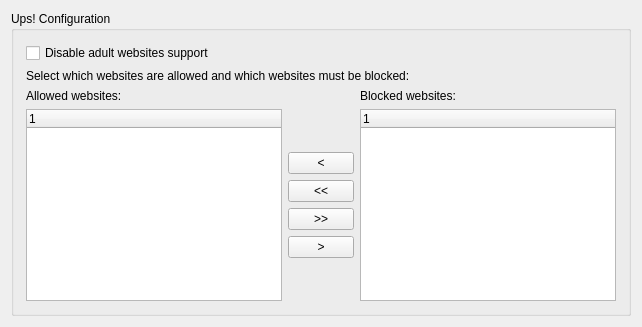
     <widget class="QWidget" name="pgUps">
      <layout class="QGridLayout">
       <item row="0" column="0">
        <widget class="QGroupBox" name="gpbUps">
         <property name="title">
          <string>Ups! Configuration</string>
         </property>
         <layout class="QGridLayout">
          <property name="leftMargin">
           <number>12</number>
          </property>
          <property name="topMargin">
           <number>12</number>
          </property>
          <property name="rightMargin">
           <number>12</number>
          </property>
          <property name="bottomMargin">
           <number>12</number>
          </property>
          <item row="0" column="0" colspan="3">
           <widget class="QCheckBox" name="chbDisableAdultSupport">
            <property name="statusTip">
             <string/>
            </property>
            <property name="whatsThis">
             <string>If this option is checked, the support of adult websites will be disabled</string>
            </property>
            <property name="accessibleName">
             <string>Disable adult websites support checkbox</string>
            </property>
            <property name="accessibleDescription">
             <string>If this option is checked, the support of adult websites will be disabled</string>
            </property>
            <property name="text">
             <string>Disable adult websites support</string>
            </property>
           </widget>
          </item>
          <item row="1" column="0" colspan="3">
           <widget class="QLabel" name="lblUpsInfo">
            <property name="text">
             <string>Select which websites are allowed and which websites must be blocked:</string>
            </property>
           </widget>
          </item>
          <item row="2" column="0">
           <widget class="QLabel" name="lblAllowed">
            <property name="text">
             <string>Allowed websites:</string>
            </property>
           </widget>
          </item>
          <item row="2" column="2">
           <widget class="QLabel" name="lblBlocked">
            <property name="text">
             <string>Blocked websites:</string>
            </property>
           </widget>
          </item>
          <item row="3" column="1">
           <layout class="QVBoxLayout" name="boxLayout_9">
            <item>
             <spacer name="spacer_16">
              <property name="orientation">
               <enum>Qt::Vertical</enum>
              </property>
              <property name="sizeHint" stdset="0">
               <size>
                <width>20</width>
                <height>40</height>
               </size>
              </property>
             </spacer>
            </item>
            <item>
             <widget class="QToolButton" name="spbRemove">
              <property name="enabled">
               <bool>true</bool>
              </property>
              <property name="minimumSize">
               <size>
                <width>66</width>
                <height>22</height>
               </size>
              </property>
              <property name="text">
               <string>&lt;</string>
              </property>
             </widget>
            </item>
            <item>
             <widget class="QToolButton" name="spbRemoveAll">
              <property name="enabled">
               <bool>true</bool>
              </property>
              <property name="minimumSize">
               <size>
                <width>66</width>
                <height>22</height>
               </size>
              </property>
              <property name="text">
               <string>&lt;&lt;</string>
              </property>
             </widget>
            </item>
            <item>
             <widget class="QToolButton" name="spbAddAll">
              <property name="enabled">
               <bool>true</bool>
              </property>
              <property name="minimumSize">
               <size>
                <width>66</width>
                <height>22</height>
               </size>
              </property>
              <property name="text">
               <string>&gt;&gt;</string>
              </property>
             </widget>
            </item>
            <item>
             <widget class="QToolButton" name="spbAdd">
              <property name="enabled">
               <bool>true</bool>
              </property>
              <property name="minimumSize">
               <size>
                <width>66</width>
                <height>22</height>
               </size>
              </property>
              <property name="text">
               <string>&gt;</string>
              </property>
             </widget>
            </item>
            <item>
             <spacer name="spacer_15">
              <property name="orientation">
               <enum>Qt::Vertical</enum>
              </property>
              <property name="sizeHint" stdset="0">
               <size>
                <width>20</width>
                <height>40</height>
               </size>
              </property>
             </spacer>
            </item>
           </layout>
          </item>
          <item row="3" column="0">
           <widget class="QTreeWidget" name="lsvServices1">
            <property name="palette">
             <palette>
              <active>
               <colorrole role="AlternateBase">
                <brush brushstyle="SolidPattern">
                 <color alpha="255">
                  <red>255</red>
                  <green>243</green>
                  <blue>197</blue>
                 </color>
                </brush>
               </colorrole>
              </active>
              <inactive>
               <colorrole role="AlternateBase">
                <brush brushstyle="SolidPattern">
                 <color alpha="255">
                  <red>255</red>
                  <green>243</green>
                  <blue>197</blue>
                 </color>
                </brush>
               </colorrole>
              </inactive>
              <disabled>
               <colorrole role="AlternateBase">
                <brush brushstyle="SolidPattern">
                 <color alpha="255">
                  <red>255</red>
                  <green>243</green>
                  <blue>197</blue>
                 </color>
                </brush>
               </colorrole>
              </disabled>
             </palette>
            </property>
            <property name="whatsThis">
             <string>Allowed websites list</string>
            </property>
            <property name="accessibleName">
             <string>Allowed websites list</string>
            </property>
            <property name="accessibleDescription">
             <string>Allowed websites list</string>
            </property>
            <property name="dragEnabled">
             <bool>true</bool>
            </property>
            <property name="dragDropOverwriteMode">
             <bool>true</bool>
            </property>
            <property name="dragDropMode">
             <enum>QAbstractItemView::NoDragDrop</enum>
            </property>
            <property name="alternatingRowColors">
             <bool>true</bool>
            </property>
            <property name="selectionMode">
             <enum>QAbstractItemView::ExtendedSelection</enum>
            </property>
            <property name="rootIsDecorated">
             <bool>false</bool>
            </property>
            <property name="uniformRowHeights">
             <bool>true</bool>
            </property>
            <property name="itemsExpandable">
             <bool>false</bool>
            </property>
            <property name="allColumnsShowFocus">
             <bool>true</bool>
            </property>
            <column>
             <property name="text">
              <string>1</string>
             </property>
            </column>
           </widget>
          </item>
          <item row="3" column="2">
           <widget class="QTreeWidget" name="lsvServices2">
            <property name="palette">
             <palette>
              <active>
               <colorrole role="AlternateBase">
                <brush brushstyle="SolidPattern">
                 <color alpha="255">
                  <red>255</red>
                  <green>243</green>
                  <blue>197</blue>
                 </color>
                </brush>
               </colorrole>
              </active>
              <inactive>
               <colorrole role="AlternateBase">
                <brush brushstyle="SolidPattern">
                 <color alpha="255">
                  <red>255</red>
                  <green>243</green>
                  <blue>197</blue>
                 </color>
                </brush>
               </colorrole>
              </inactive>
              <disabled>
               <colorrole role="AlternateBase">
                <brush brushstyle="SolidPattern">
                 <color alpha="255">
                  <red>255</red>
                  <green>243</green>
                  <blue>197</blue>
                 </color>
                </brush>
               </colorrole>
              </disabled>
             </palette>
            </property>
            <property name="whatsThis">
             <string>Blocked websites list</string>
            </property>
            <property name="accessibleName">
             <string>Blocked websites list</string>
            </property>
            <property name="accessibleDescription">
             <string>Blocked websites list</string>
            </property>
            <property name="dragEnabled">
             <bool>true</bool>
            </property>
            <property name="dragDropOverwriteMode">
             <bool>true</bool>
            </property>
            <property name="dragDropMode">
             <enum>QAbstractItemView::NoDragDrop</enum>
            </property>
            <property name="alternatingRowColors">
             <bool>true</bool>
            </property>
            <property name="selectionMode">
             <enum>QAbstractItemView::ExtendedSelection</enum>
            </property>
            <property name="rootIsDecorated">
             <bool>false</bool>
            </property>
            <property name="uniformRowHeights">
             <bool>true</bool>
            </property>
            <property name="itemsExpandable">
             <bool>false</bool>
            </property>
            <property name="allColumnsShowFocus">
             <bool>true</bool>
            </property>
            <column>
             <property name="text">
              <string>1</string>
             </property>
            </column>
           </widget>
          </item>
         </layout>
        </widget>
       </item>
      </layout>
     </widget>
